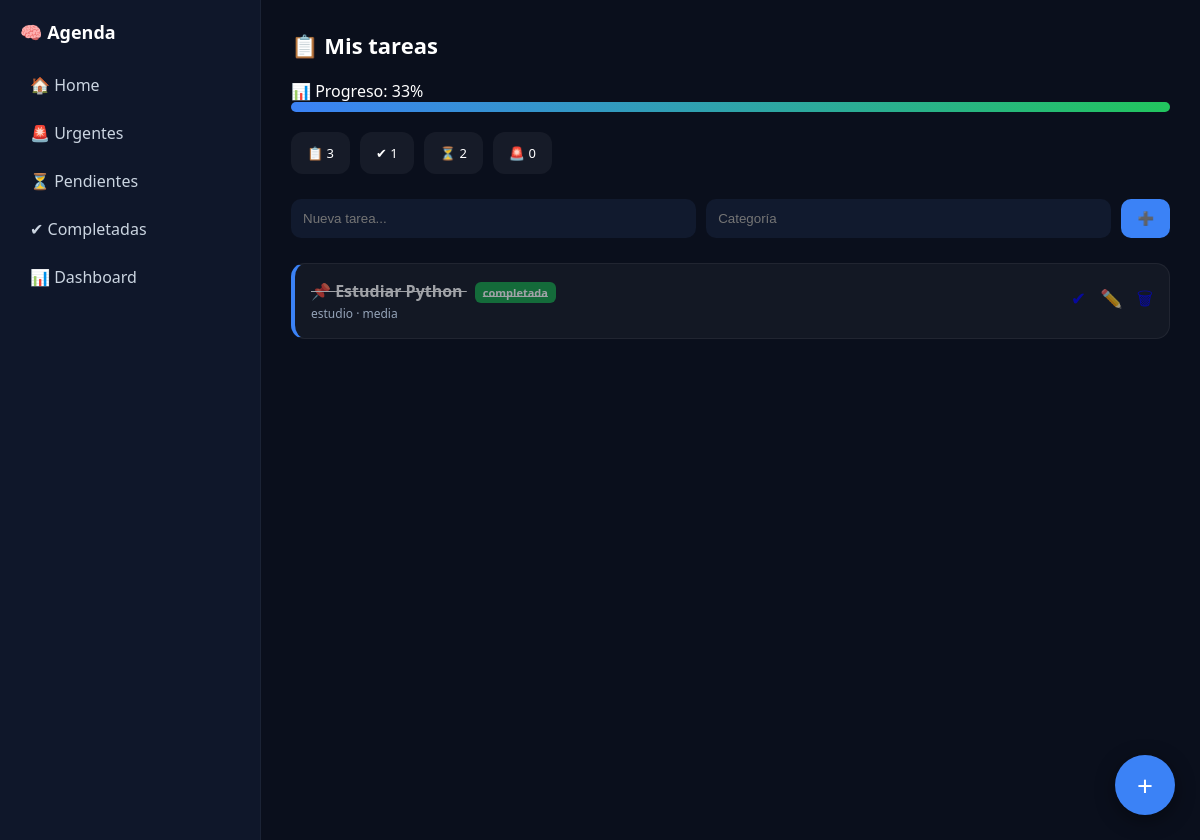
The app's page /?filter=completed with its own data.
### tables this page shows
CREATE TABLE tasks (
        id INTEGER PRIMARY KEY AUTOINCREMENT,
        title TEXT NOT NULL,
        description TEXT,
        category TEXT,
        task_type TEXT,
        priority TEXT,
        due_date TEXT,
        status TEXT,
        created_at TEXT
    );

### app.py (the view)
@app.route("/")
def home():
    filter_type = request.args.get("filter")
    tasks = get_tasks()
    total = len(tasks)
    completed = len([t for t in tasks if t[7] == "completada"])
    pending = len([t for t in tasks if t[7] == "pendiente"])
    urgent = len([t for t in tasks if t[5] == "urgente"])
    progress = 0
    if total > 0:
        progress = int((completed / total) * 100)
    if filter_type == "urgent":
        tasks = [t for t in tasks if t[5] == "urgente"]
    elif filter_type == "pending":
        tasks = [t for t in tasks if t[7] == "pendiente"]
    elif filter_type == "completed":
        tasks = [t for t in tasks if t[7] == "completada"]
    return render_template(
        "index.html",
        tasks=tasks,
        total=total,
        completed=completed,
        pending=pending,
        urgent=urgent,
        progress=progress
    )

### database.py (called while the page is built)
def get_connection():
    return sqlite3.connect(DB_NAME)

def get_tasks():
    conn = get_connection()
    cursor = conn.cursor()
    cursor.execute("""
    SELECT * FROM tasks
    ORDER BY
        CASE status
            WHEN 'pendiente' THEN 1
            WHEN 'completada' THEN 2
        END,
        CASE priority
            WHEN 'urgente' THEN 1
            WHEN 'alta' THEN 2
            WHEN 'media' THEN 3
            WHEN 'baja' THEN 4
        END,
        id DESC
    """)
    rows = cursor.fetchall()
    conn.close()
    return rows

### templates/index.html (shortened to what this page needs)
<!DOCTYPE html>
<html lang="es">
<head>
</head>
<body>
<div class="sidebar">
    <div class="logo">🧠 Agenda</div>
    <div class="menu">
        <a href="/">🏠 Home</a>
        <a href="/?filter=urgent">🚨 Urgentes</a>
        <a href="/?filter=pending">⏳ Pendientes</a>
        <a href="/?filter=completed">✔ Completadas</a>
        <a href="/chart">📊 Dashboard</a>
    </div>
</div>
<div class="main">
    <div class="header">📋 Mis tareas</div>
    <div class="progress-box">
        <div>📊 Progreso: {{ progress }}%</div>
        <div class="progress-bar">
          <div class="progress-fill" data-progress="{{ progress }}"></div>
        </div>
    </div>
    <div class="stats">
        <div class="box">📋 {{ total }}</div>
        <div class="box">✔ {{ completed }}</div>
        <div class="box">⏳ {{ pending }}</div>
        <div class="box">🚨 {{ urgent }}</div>
    </div>
    <form action="/add" method="POST">
        <input name="title" placeholder="Nueva tarea..." required>
        <input name="category" placeholder="Categoría">
        <button type="submit">➕</button>
    </form>
    {% if tasks %}
        {% for t in tasks %}
        <div class="card {{ t[5] }}">
            <div>
                <div class="title {% if t[7]=='completada' %}completed{% endif %}">
                    📌 {{ t[1] }}
                    <span class="badge {{ t[7] }}">{{ t[7] }}</span>
                </div>
                <div class="meta">
                    {{ t[3] }} · {{ t[5] }}
                </div>
            </div>
            <div class="actions">
                <a href="/complete/{{ t[0] }}">✔</a>
                <a href="/edit/{{ t[0] }}">✏️</a>
                <a href="/delete/{{ t[0] }}">🗑</a>
            </div>
        </div>
        {% endfor %}
    {% else %}
        <p style="opacity:0.6;">No hay tareas aún 🚀</p>
    {% endif %}
</div>
<div class="fab">+</div>
</body>
</html>

### templates/index.html (style rules this page uses)
body { margin: 0; font-family: system-ui, Arial; background: #0a0f1c; color: white; display: flex; }
.sidebar { width: 220px; background: #0f172a; height: 100vh; padding: 20px; border-right: 1px solid rgba(255,255,255,0.05); }
.logo { font-size: 18px; font-weight: bold; margin-bottom: 20px; }
.menu a { display: block; padding: 10px; color: #cbd5e1; text-decoration: none; border-radius: 8px; margin-bottom: 6px; }
.main { flex: 1; padding: 30px; }
.header { font-size: 22px; font-weight: bold; margin-bottom: 20px; }
.progress-box { margin-bottom: 20px; }
.progress-bar { width: 100%; height: 10px; background: #1e293b; border-radius: 10px; overflow: hidden; }
.progress-fill { height: 10px; background: linear-gradient(90deg, #3b82f6, #22c55e); transition: 0.4s; }
.stats { display: flex; gap: 10px; flex-wrap: wrap; margin-bottom: 25px; }
.box { background: rgba(255,255,255,0.05); padding: 12px 16px; border-radius: 12px; font-size: 13px; }
form { display: flex; gap: 10px; margin-bottom: 25px; }
input { padding: 12px; border-radius: 10px; border: none; background: #111a2e; color: white; flex: 1; }
button { padding: 12px 16px; border-radius: 10px; border: none; background: #3b82f6; color: white; cursor: pointer; }
.card { background: rgba(255,255,255,0.04); border: 1px solid rgba(255,255,255,0.06); padding: 16px; margin-bottom: 12px; border-radius: 14px; display: flex; justify-content: space-between; align-items: center; transition: 0.2s; }
.title { font-weight: 600; font-size: 16px; }
.meta { font-size: 12px; color: #94a3b8; margin-top: 3px; }
.completed { text-decoration: line-through; opacity: 0.6; }
.badge { font-size: 11px; padding: 3px 8px; border-radius: 6px; margin-left: 8px; }
.completada { background: #16a34a; }
.actions a { margin-left: 10px; text-decoration: none; font-size: 18px; opacity: 0.6; }
.media { border-left: 4px solid #3b82f6; }
.fab { position: fixed; right: 25px; bottom: 25px; background: #3b82f6; width: 60px; height: 60px; border-radius: 50%; display: flex; align-items: center; justify-content: center; font-size: 28px; cursor: pointer; box-shadow: 0 5px 20px rgba(0,0,0,0.4); }

### records on screen
tasks: title "Estudiar Python", status "completada", category "estudio", priority "media"

### other values on screen
{{ progress }} "33"
{{ total }} "3"
{{ completed }} "1"
{{ pending }} "2"
{{ urgent }} "0"
